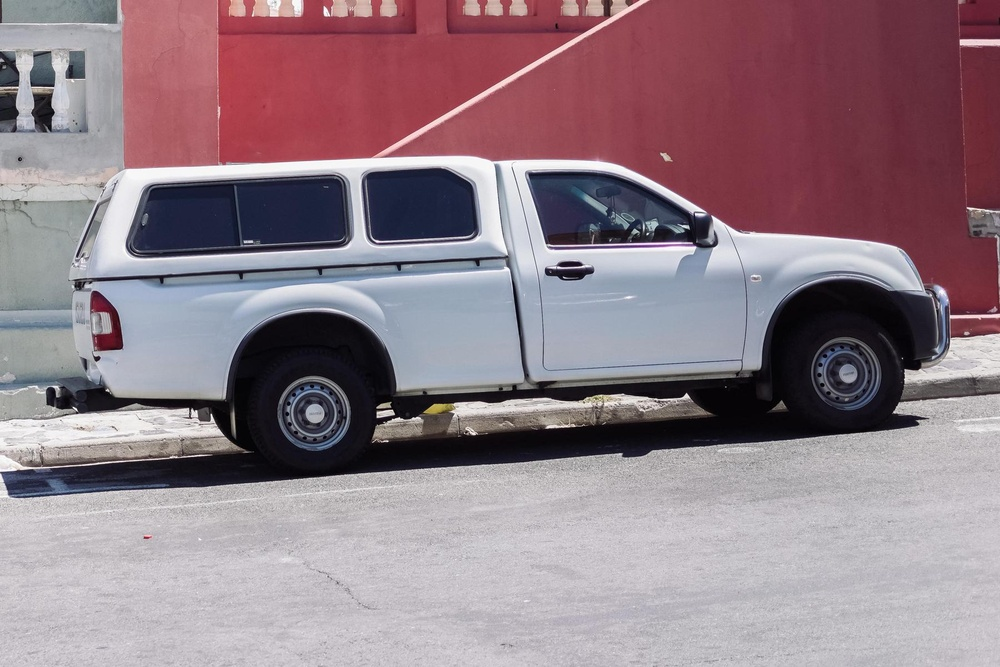
#> input picture src/image_processing_module/truck.jpg, 1000 x 667 px, shrunk from 1800 x 1200 before the run
$ python edge_detection.py   (older library calls are emulated)
#> lines starting #> are read from the running program, lines starting #| are printed output that depends on the picture; after the words box and inside, x2 and y2 are one past the last pixel; in counts of white or black regions, pixels touching at a corner belong together
import numpy as np
import cv2
from PIL import Image
import os

def canny_edge_detector(image_path):
    """
    Applies Canny edge detection to the input image.

    Parameters:
        image_path (str): Path to the input image.

    Returns:
        PIL.Image.Image: Image with edges detected as a PIL Image object.
    """
#> called with image_path = 'truck.jpg'
    # Check if the image file exists
    if not os.path.exists(image_path):
        raise FileNotFoundError(f"Image file not found: {image_path}")

    # Load the image
    image = cv2.imread(image_path, cv2.IMREAD_GRAYSCALE)
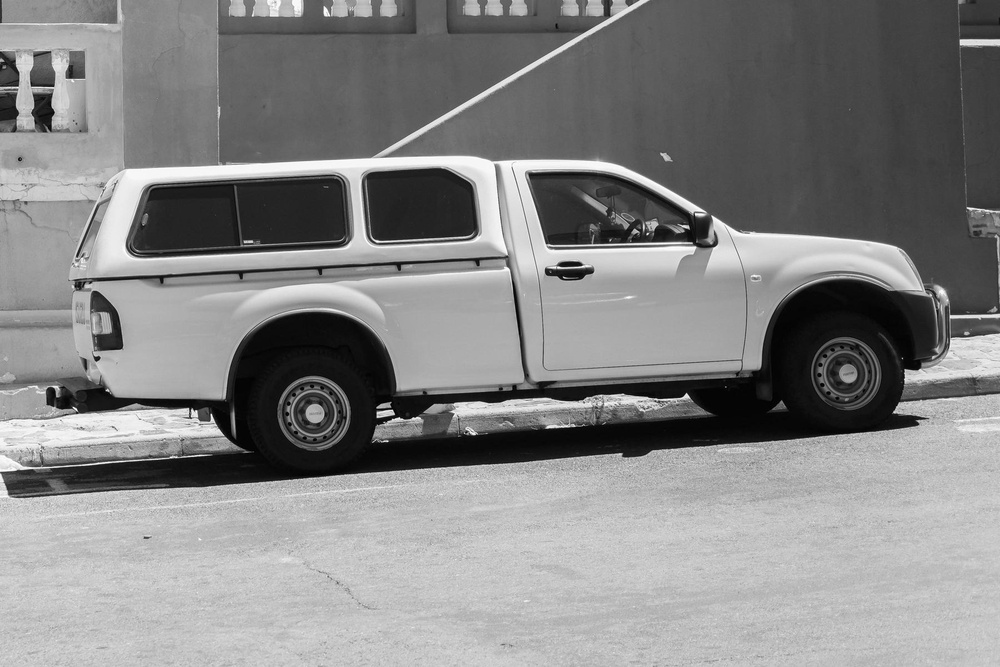
#> image: shape (667, 1000); min 0, max 255, mean 133.2
    if image is None:
        raise ValueError(f"Failed to load image: {image_path}")

    # Apply Gaussian blur to reduce noise and improve edge detection
    blurred_image = cv2.GaussianBlur(image, (5, 5), 1.5)

    # Apply Canny edge detection
    edges = cv2.Canny(blurred_image, 100, 200)
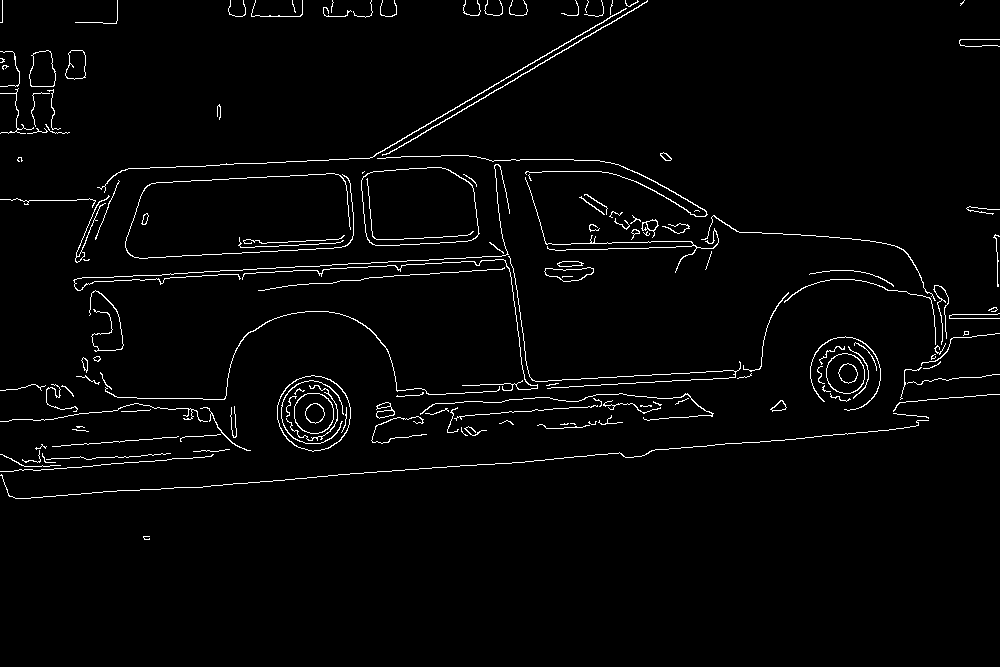
#> edges: shape (667, 1000); 2.4% white in thin lines or dots, all inside (x1, y1, x2, y2) = (0, 0, 1000, 540)

    # Convert edges to a PIL Image
    return Image.fromarray(edges)

def sobel_edge_detector(image_path):
    """
    Applies Sobel edge detection to the input image.

    Parameters:
        image_path (str): Path to the input image.

    Returns:
        PIL.Image.Image: Image with edges detected as a PIL Image object.
    """
#> called with image_path = 'truck.jpg'
    # Check if the image file exists
    if not os.path.exists(image_path):
        raise FileNotFoundError(f"Image file not found: {image_path}")

    # Load the image
    image = cv2.imread(image_path, cv2.IMREAD_GRAYSCALE)
    if image is None:
        raise ValueError(f"Failed to load image: {image_path}")

    # Apply Gaussian blur to reduce noise and improve edge detection
    blurred_image = cv2.GaussianBlur(image, (5, 5), 1.5)

    # Apply Sobel operator in both x and y directions
    sobel_x = cv2.Sobel(blurred_image, cv2.CV_64F, 1, 0, ksize=5)
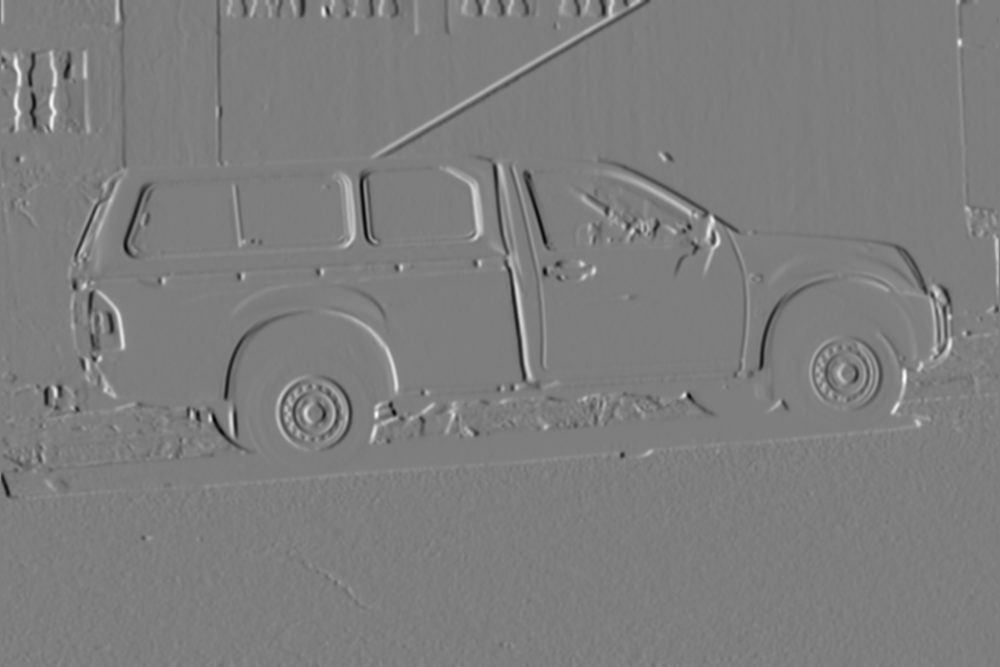
#> sobel_x: shape (667, 1000) float64; min -5571, max 5679, mean -3.3; drawn with min black and max white
    sobel_y = cv2.Sobel(blurred_image, cv2.CV_64F, 0, 1, ksize=5)
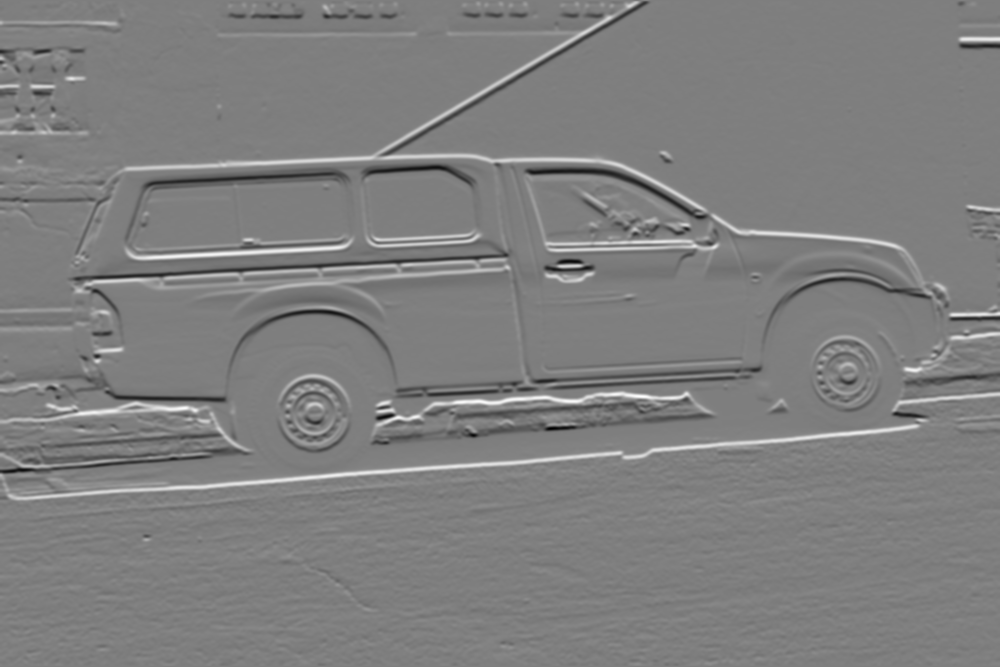
#> sobel_y: shape (667, 1000) float64; min -6263, max 6313, mean 14.8; drawn with min black and max white

    # Calculate the magnitude of gradients
    sobel_magnitude = np.sqrt(sobel_x**2 + sobel_y**2)
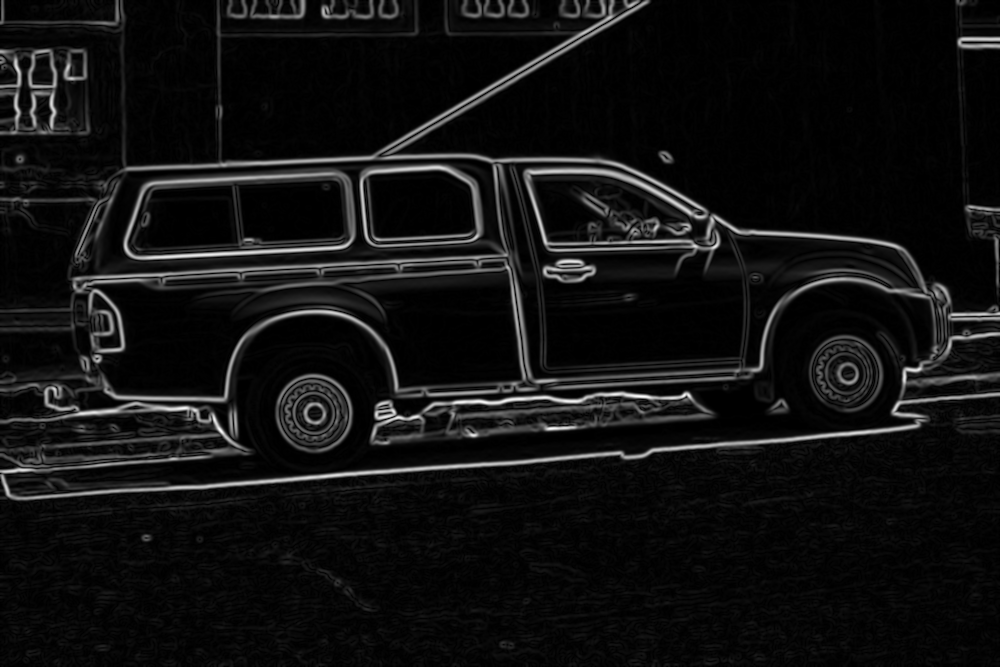
#> sobel_magnitude: shape (667, 1000) float64; min 0, max 6327, mean 437.5; drawn with min black and max white
    sobel_magnitude = np.uint8(np.clip(sobel_magnitude, 0, 255))
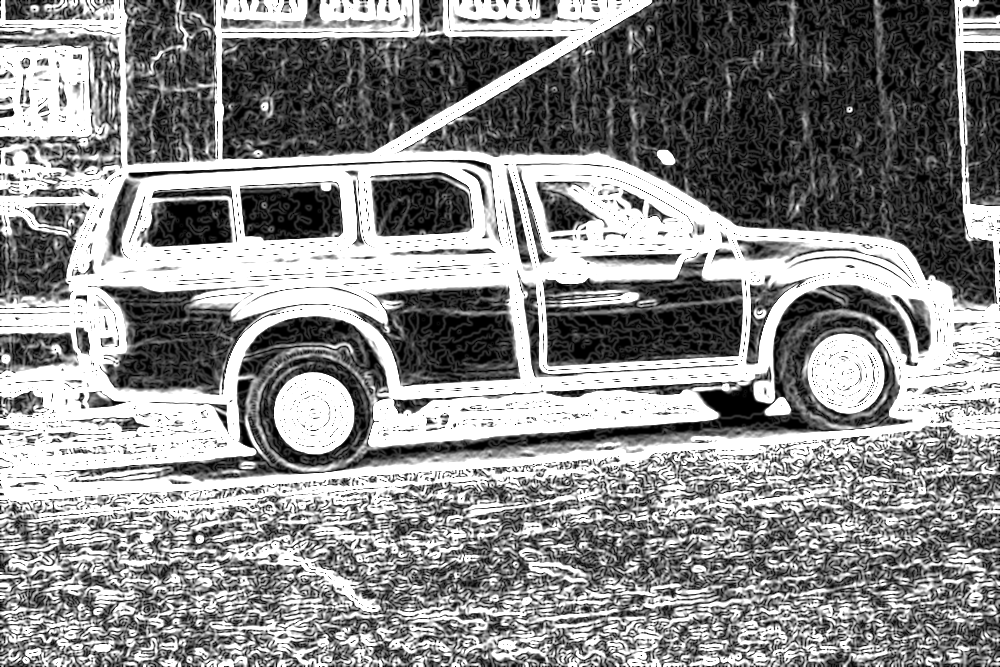
#> sobel_magnitude: shape (667, 1000); min 0, max 255, mean 139.8

    # Convert edges to a PIL Image
    return Image.fromarray(sobel_magnitude)


def laplacian_edge_detector(image_path):
    """
    Applies Laplacian edge detection to the input image.

    Parameters:
        image_path (str): Path to the input image.

    Returns:
        PIL.Image.Image: Image with edges detected as a PIL Image object.
    """
#> called with image_path = 'truck.jpg'
    # Check if the image file exists
    if not os.path.exists(image_path):
        raise FileNotFoundError(f"Image file not found: {image_path}")

    # Load the image
    image = cv2.imread(image_path, cv2.IMREAD_GRAYSCALE)
    if image is None:
        raise ValueError(f"Failed to load image: {image_path}")

    # Apply Gaussian blur to reduce noise and improve edge detection
    blurred_image = cv2.GaussianBlur(image, (5, 5), 1.5)

    # Apply Laplacian operator
    laplacian = cv2.Laplacian(blurred_image, cv2.CV_64F)
    laplacian = np.uint8(np.clip(laplacian, 0, 255))
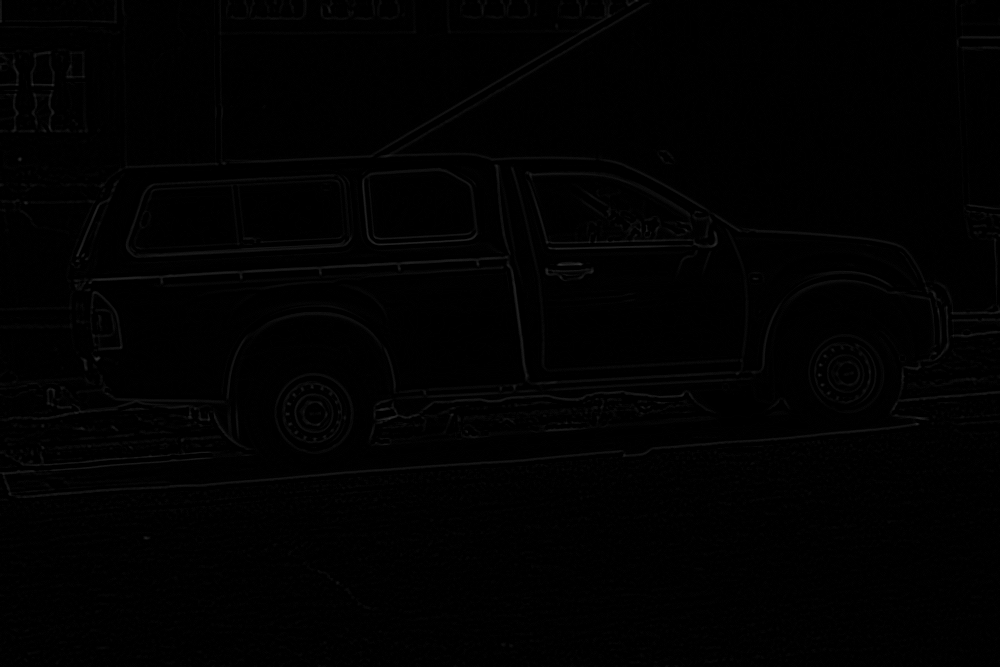
#> laplacian: shape (667, 1000); min 0, max 51, mean 1.3

    # Convert edges to a PIL Image
    return Image.fromarray(laplacian)


if __name__ == "__main__":
    image_path = "truck.jpg"  # Replace with your image path
    processed_dir = "PROCESSED_IMAGE"
    os.makedirs(processed_dir, exist_ok=True)

    try:
        # Canny Edge Detection
        canny_image = canny_edge_detector(image_path)
        canny_image_path = os.path.join(processed_dir, "canny_edge.jpg")
        canny_image.save(canny_image_path)
        print(f"Canny edge-detected image saved at: {canny_image_path}")

        # Sobel Edge Detection
        sobel_image = sobel_edge_detector(image_path)
        sobel_image_path = os.path.join(processed_dir, "sobel_edge.jpg")
        sobel_image.save(sobel_image_path)
        print(f"Sobel edge-detected image saved at: {sobel_image_path}")

        # Laplacian Edge Detection
        laplacian_image = laplacian_edge_detector(image_path)
        laplacian_image_path = os.path.join(processed_dir, "laplacian_edge.jpg")
        laplacian_image.save(laplacian_image_path)
        print(f"Laplacian edge-detected image saved at: {laplacian_image_path}")
    except (FileNotFoundError, ValueError) as e:
        print(e)
